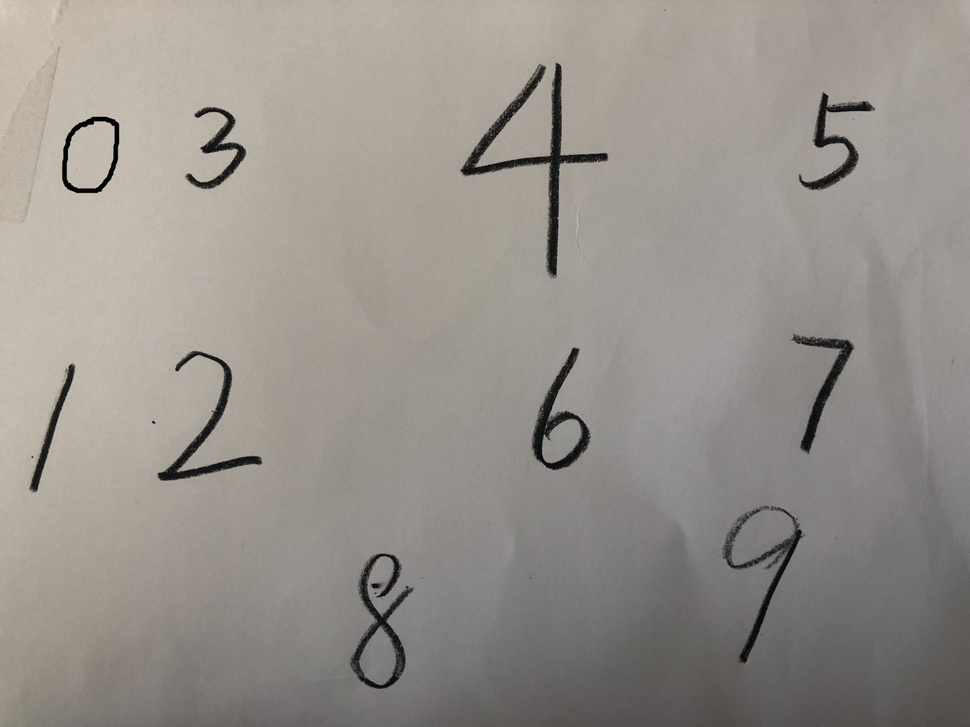
#> input picture test_figs/test.jpg, 970 x 727 px, shrunk from 1706 x 1279 before the run, found by its file name
$ python preprocess.py   (older library calls are emulated)
#> lines starting #> are read from the running program, lines starting #| are printed output that depends on the picture; after the words box and inside, x2 and y2 are one past the last pixel; in counts of white or black regions, pixels touching at a corner belong together
#!/usr/bin/env python3
# -*- coding: utf-8 -*-
"""
改进版手写数字图片预处理工具
==============================
核心改进：
  1. 初始中值滤波 → 预先去除椒盐噪声，保护边缘
  2. Retinex 光照归一化 → 大幅提升阴影去除效果
  3. Sauvola 局部自适应阈值 → 完美应对非均匀光照
  4. 自动伽马校正 → 调整整体对比度和亮度
  5. 边缘保持去噪 → 去噪同时不模糊数字边缘
  6. 连通域分析 (8连通) → 确保数字完整性，防止断笔分割
  7. 形态学闭运算和膨胀 → 修复笔画断裂和填充小孔
  8. 多策略自动选择 → 自适应不同图片质量

输出：背景纯白(255)、数字纯黑(0)
"""

import cv2
import numpy as np
import os
import sys # Added for preview
try:
    import matplotlib.pyplot as plt
    MATPLOTLIB_AVAILABLE = True
except ImportError:
    MATPLOTLIB_AVAILABLE = False


# ============================================================
#                        核心处理函数
# ============================================================

def read_image_grayscale(input_path):
    """读取图片并转为灰度图"""
    img = cv2.imread(input_path, cv2.IMREAD_COLOR)
    if img is None:
        raise FileNotFoundError(f"无法读取图片: {input_path}")
    gray = cv2.cvtColor(img, cv2.COLOR_BGR2GRAY)
    return img, gray


def illumination_normalize(gray, kernel_ratio=0.04):
    """
    Retinex 光照归一化
    原理：用大核高斯模糊估计光照背景，然后用除法归一化。
    参数:
        kernel_ratio: 高斯核大小 = max(h,w) * kernel_ratio
                      值越大，估计的背景越平滑，0.04 是经验最优值
    """
    h, w = gray.shape[:2]
    # 核大小必须是奇数，至少为 3
    kernel_size = max(3, int(min(h, w) * kernel_ratio))
    kernel_size = kernel_size if kernel_size % 2 == 1 else kernel_size + 1

    # 用大高斯模糊估计光照背景
    background = cv2.GaussianBlur(gray, (kernel_size, kernel_size), 0)

    # 除法归一化（避免除零）
    background = np.where(background < 1, 1, background)
    normalized = gray.astype(np.float32) / background.astype(np.float32)

    # 缩放到 [0, 255]
    normalized = normalized * 128  # 中位亮度
    normalized = np.clip(normalized, 0, 255).astype(np.uint8)

    return normalized


def auto_gamma_correction(gray):
    """
    自动伽马校正
    根据图像的亮度分布自动决定是否需要伽马校正。
    """
    mean_val = np.mean(gray)

    if mean_val < 80:
        gamma = 0.6  # 大幅提亮暗图
    elif mean_val < 110:
        gamma = 0.8  # 轻微提亮
    elif mean_val > 170:
        gamma = 1.4  # 压暗过亮图
    elif mean_val > 140:
        gamma = 1.2  # 轻微压暗
    else:
        return gray  # 亮度合适，不需校正

    # 应用伽马校正
    inv_gamma = 1.0 / gamma
    table = np.array([(i / 255.0) ** inv_gamma * 255
                      for i in range(256)]).astype(np.uint8)
    return cv2.LUT(gray, table)


def denoise_bilateral(gray):
    """
    边缘保持去噪 (双边滤波)
    去噪的同时保留边缘，适合手写数字。
    """
    return cv2.bilateralFilter(gray, d=5, sigmaColor=20, sigmaSpace=20)


def sauvola_threshold(gray, window_size=25, k=0.2, r=128):
    """
    Sauvola 局部自适应阈值
    对每个像素，在其局部窗口内计算阈值，擅长处理非均匀光照文档。
    """
    # 局部均值
    mean = cv2.boxFilter(gray, cv2.CV_32F, (window_size, window_size))
    # 局部平方均值
    sq_mean = cv2.boxFilter(gray.astype(np.float32) ** 2, cv2.CV_32F,
                            (window_size, window_size))
    # 局部标准差
    variance = sq_mean - mean ** 2
    variance = np.maximum(variance, 0)  # 防止浮点误差导致负数
    std = np.sqrt(variance)

    # Sauvola 阈值公式
    threshold = mean * (1.0 + k * (std / r - 1.0))

    # 二值化：像素值 < 阈值 → 前景（数字），否则 → 背景
    binary = (gray.astype(np.float32) < threshold).astype(np.uint8) * 255

    return binary


def clean_binary(binary, min_area=50, close_kernel_size=3, dilate_strength=1, connectivity=8):
    """
    二值图清理与笔画修复

    步骤：
      1. 去除小面积噪声（连通域分析）
      2. 形态学闭运算填充笔画中的小孔
      3. 可选膨胀修复断裂笔画

    参数:
        binary:              输入二值图像 (前景255, 背景0)
        min_area:            最小连通域面积，小于此值的被视为噪声
        close_kernel_size:   闭运算核大小，用于填充内部小孔
        dilate_strength:     膨胀迭代次数，用于加粗笔画和连接断裂
        connectivity:        连通域分析的连通性 (4 或 8)。8连通更适合手写数字。
    """
    # 此时 binary: 数字=255(白)，背景=0(黑)

    # --- 1. 连通域分析，去除小噪声 ---
    # 使用 8 连通，更能连接对角线相连的笔画，减少数字被拆分成多个小块
    num_labels, labels, stats, _ = cv2.connectedComponentsWithStats(
        binary, connectivity=connectivity)
    cleaned = np.zeros_like(binary)

    for i in range(1, num_labels):
        area = stats[i, cv2.CC_STAT_AREA]
        if area >= min_area:
            cleaned[labels == i] = 255

    # --- 2. 闭运算：先膨胀后腐蚀，填充笔画内部小孔 ---
    if close_kernel_size > 0:
        # 核大小必须是奇数
        k = close_kernel_size if close_kernel_size % 2 == 1 else close_kernel_size + 1
        if k < 1: k = 1 # Minimum kernel size
        kernel = cv2.getStructuringElement(cv2.MORPH_ELLIPSE, (k, k))
        cleaned = cv2.morphologyEx(cleaned, cv2.MORPH_CLOSE, kernel)

    # --- 3. 可选膨胀，修复断裂笔画 ---
    if dilate_strength > 0:
        # 使用 2x2 核进行膨胀，避免过粗
        kernel_d = np.ones((2, 2), np.uint8)
        cleaned = cv2.dilate(cleaned, kernel_d, iterations=dilate_strength)

    # --- 4. 反转为：背景白(255)，数字黑(0) ---
    final = cv2.bitwise_not(cleaned)

    return final


# ============================================================
#                        质量评估
# ============================================================

def assess_binary_quality(binary):
    """
    评估二值化质量，返回 0~1 之间的分数
    指标：
      - 前景占比是否合理（5%~40%，过高说明噪声多，过低说明数字丢失）
    """
    # binary: 数字=255(前景)，背景=0
    fg_ratio = np.mean(binary > 0)

    # 前景占比评分 (最佳 5%~40%)
    if 0.05 <= fg_ratio <= 0.40:
        ratio_score = 1.0
    elif fg_ratio < 0.05:
        ratio_score = fg_ratio / 0.05
    else:
        ratio_score = max(0, 1.0 - (fg_ratio - 0.40) / 0.30)

    return ratio_score


# ============================================================
#                        主处理函数
# ============================================================

def preprocess_handwritten_image(
        input_path,
        output_path=None,
        strategy='auto',  # 'auto', 'sauvola', 'otsu', 'adaptive'
        median_blur_ksize=3, # NEW: 初始中值滤波核大小
        remove_illumination=True,
        auto_gamma=True,
        denoise=True,
        sauvola_k=0.25,
        sauvola_window=31,
        dilate_strength=1,
        min_noise_area=30,
        close_morph_kernel=3, # NEW: 闭运算核大小
        connectivity=8, # NEW: 连通域分析连通性
        show_preview=True,
        verbose=True,
):
    """
    手写数字图片预处理主函数（改进版）

    参数:
        input_path:          输入图片路径
        output_path:         输出路径 (None 则自动生成)
        strategy:            二值化策略 ('sauvola' | 'otsu' | 'adaptive' | 'auto')
        median_blur_ksize:   初始中值滤波核大小 (奇数，>=3)。设置为 0 或 1 则跳过。
        remove_illumination: 是否做光照归一化（强烈建议开启）
        auto_gamma:          是否自动伽马校正
        denoise:             是否去噪 (双边滤波)
        sauvola_k:           Sauvola灵敏度参数 (0.1~0.5，越小数字越粗)
        sauvola_window:      Sauvola窗口大小 (必须奇数，越大越平滑)
        dilate_strength:     形态学膨胀强度 (0=不膨胀，1=轻度，2=中度)
        min_noise_area:      最小连通域面积（小于此值的视为噪声）
        close_morph_kernel:  形态学闭运算核大小 (奇数，>=1)，用于填充笔画内部小孔。
        connectivity:        连通域分析的连通性 (4 或 8)。8连通更适合手写数字。
        show_preview:        是否显示处理预览图 (需要 matplotlib)
        verbose:             是否打印详细日志

    返回:
        (final_image, metadata_dict)
    """
#> called with strategy = 'auto', median_blur_ksize = 3, remove_illumination = True, auto_gamma = True, denoise = True, sauvola_k = 0.25, sauvola_window = 31, dilate_strength = 1
    if verbose:
        print("=" * 55)
        print("  手写数字预处理 (改进版)")
        print("=" * 55)

    # ---- Step 1: 读取图片 ----
    if verbose:
        print("[1/7] 读取图片...")
    original, gray = read_image_grayscale(input_path)
#> in read_image_grayscale, img is the input picture: shape (727, 970, 3); mean B, G, R 139.5, 145.7, 150.9
    h, w = gray.shape[:2]
    if verbose:
        print(f"      尺寸: {w}x{h}, 亮度均值: {np.mean(gray):.1f}")
#|       尺寸: 970x727, 亮度均值: 146.5

    # ---- Step 2: 初始中值滤波去噪 (NEW) ----
    if median_blur_ksize > 1 and median_blur_ksize % 2 == 1:
        if verbose:
            print(f"[2/7] 初始中值滤波 (ksize={median_blur_ksize})...")
        gray = cv2.medianBlur(gray, median_blur_ksize)
    else:
        if verbose:
            print("[2/7] 跳过初始中值滤波")

    # ---- Step 3: 光照归一化 (Retinex) ----
    if remove_illumination:
        if verbose:
            print("[3/7] 光照归一化 (Retinex)...")
        gray = illumination_normalize(gray)
#> in illumination_normalize, `normalized = gray.astype(np.float32) / background.astype(np.float32)`:
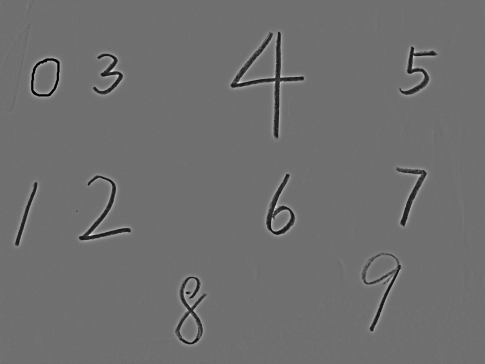
#> normalized: shape (727, 970) float32 (shown at 1/2 size); min 0, max 2.28, mean 0.996; drawn with min black and max white
    else:
        if verbose:
            print("[3/7] 跳过光照归一化")

    # ---- Step 4: 伽马校正 + 边缘保持去噪 ----
    if verbose:
        print("[4/7] 对比度调整 + 边缘保持去噪...")
    if auto_gamma:
        old_mean = np.mean(gray)
#> old_mean = 127.1
        gray = auto_gamma_correction(gray)
        new_mean = np.mean(gray)
#> new_mean = 127.1
        if verbose and abs(old_mean - new_mean) > 3:
            print(f"      自动伽马校正: 均值 {old_mean:.0f} → {new_mean:.0f}")

    if denoise:
        gray = denoise_bilateral(gray)

    # ---- Step 5: 二值化 (多策略自动选择) ----
    if verbose:
        print(f"[5/7] 二值化 (策略: {strategy})...")

    if strategy == 'auto':
        candidates = {}
        # 策略A: Sauvola (k=0.2, 较敏感)
        bin_a = sauvola_threshold(gray, window_size=sauvola_window, k=0.20)
#> in sauvola_threshold, `binary = (gray.astype(np.float32) < threshold).astype(np.uint8) * 255`:
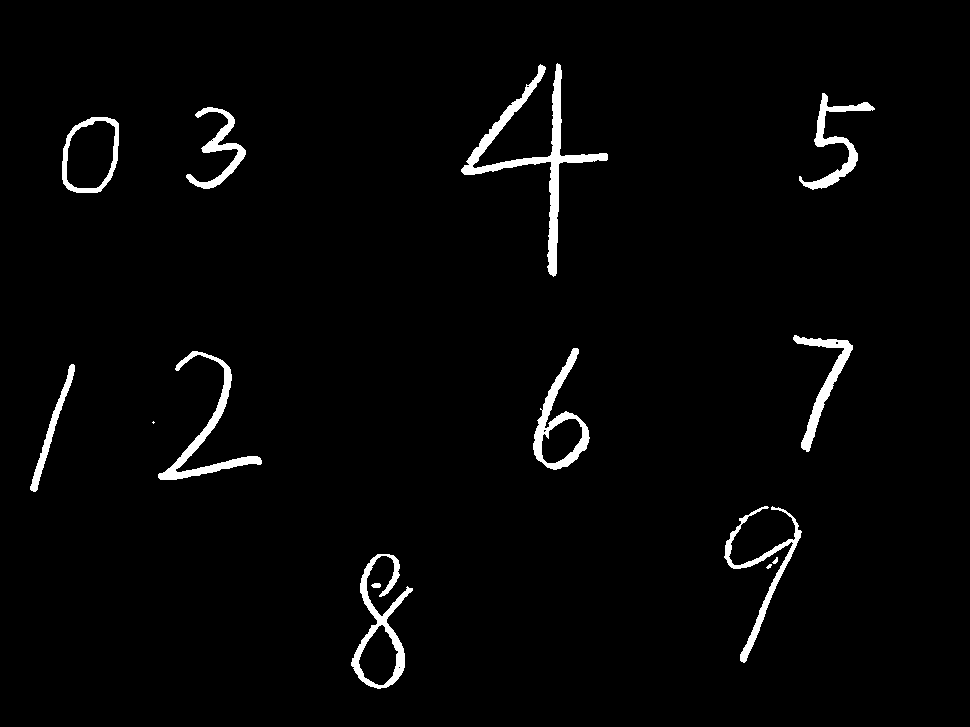
#> binary: shape (727, 970); 2.5% white; 14 white regions (2 under 20 px), largest, box (x1, y1, x2, y2) and area: (461, 63, 608, 277) 3848, (351, 554, 413, 689) 2043, (158, 351, 262, 480) 2011
        candidates['sauvola_k0.20'] = (bin_a, assess_binary_quality(bin_a))
#> in assess_binary_quality, `fg_ratio = np.mean(binary > 0)`: fg_ratio = 0.0249
#> in assess_binary_quality, `ratio_score = fg_ratio / 0.05`: ratio_score = 0.498
        # 策略B: Sauvola (k=0.35, 较保守)
        bin_b = sauvola_threshold(gray, window_size=sauvola_window, k=0.35)
#> call 2 of sauvola_threshold, with window_size = 31, k = 0.35, r = 128
#> in sauvola_threshold (call 2), `threshold = mean * (1.0 + k * (std / r - 1.0))`:
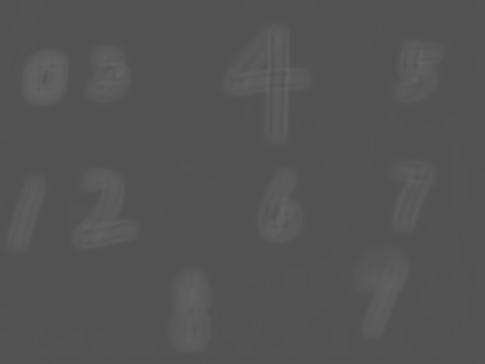
#> threshold: shape (727, 970) float32 (shown at 1/2 size); min 81.16, max 101.7, mean 84.3
        candidates['sauvola_k0.35'] = (bin_b, assess_binary_quality(bin_b))
        # 策略C: Otsu
        _, bin_c = cv2.threshold(gray, 0, 255, cv2.THRESH_BINARY_INV + cv2.THRESH_OTSU)
#> bin_c: shape (727, 970); 2.3% white; 22 white regions (5 under 20 px), largest, box (x1, y1, x2, y2) and area: (461, 63, 608, 275) 3536, (158, 351, 262, 480) 1909, (352, 554, 413, 689) 1751
        candidates['otsu'] = (bin_c, assess_binary_quality(bin_c))
        # 策略D: 自适应阈值 (高斯加权)
        bin_d = cv2.adaptiveThreshold(gray, 255, cv2.ADAPTIVE_THRESH_GAUSSIAN_C, cv2.THRESH_BINARY_INV, 21, 4)
#> bin_d: shape (727, 970); 3.2% white; 346 white regions (273 under 20 px), largest, box (x1, y1, x2, y2) and area: (461, 63, 608, 277) 3782, (350, 554, 413, 689) 2016, (158, 351, 262, 480) 1987
        candidates['adaptive'] = (bin_d, assess_binary_quality(bin_d))

        # 选择得分最高的
        best_name = max(candidates, key=lambda k: candidates[k][1])
#> best_name = 'adaptive'
        binary = candidates[best_name][0]
        if verbose:
            for name, (_, score) in candidates.items():
                marker = " ✓" if name == best_name else ""
                print(f"      {name}: 质量评分 {score:.3f}{marker}")
#> this loop made 4 passes
#> (name, score, marker) on passes 1 to 4: ('sauvola_k0.20', 0.498, ''), ('sauvola_k0.35', 0.465, ''), ('otsu', 0.453, ''), ('adaptive', 0.645, ' ✓')
#> (printed output is left out)
            print(f"      自动选择: {best_name}")
#|       自动选择: adaptive

    elif strategy == 'sauvola':
        binary = sauvola_threshold(gray, window_size=sauvola_window, k=sauvola_k)
    elif strategy == 'otsu':
        _, binary = cv2.threshold(gray, 0, 255, cv2.THRESH_BINARY_INV + cv2.THRESH_OTSU)
    elif strategy == 'adaptive':
        binary = cv2.adaptiveThreshold(gray, 255, cv2.ADAPTIVE_THRESH_GAUSSIAN_C, cv2.THRESH_BINARY_INV, 21, 4)
    else:
        raise ValueError(f"未知策略: {strategy}")

    # ---- Step 6: 形态学清理 & 笔画修复 ----
    if verbose:
        print("[6/7] 形态学清理 & 笔画修复...")
    cleaned = clean_binary(binary,
                           min_area=min_noise_area,
                           close_kernel_size=close_morph_kernel,
                           dilate_strength=dilate_strength,
                           connectivity=connectivity)
#> in clean_binary, `num_labels, labels, stats, _ = cv2.connectedComponentsWithStats( binar..`:
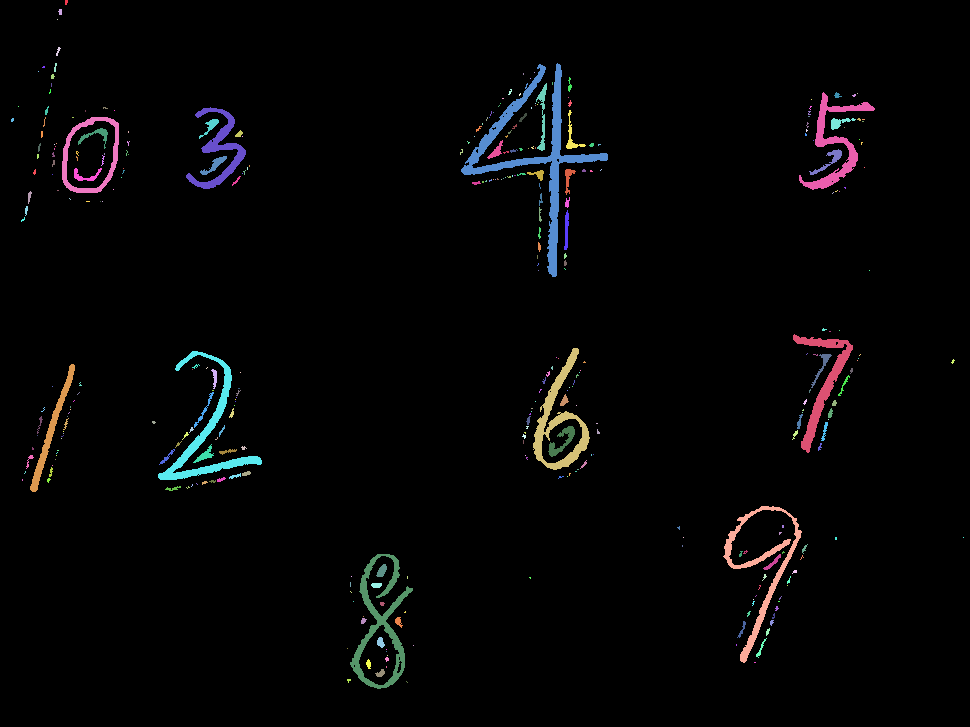
#> labels: shape (727, 970) int32; 347 distinct labels, from 0 to 346; one colour per label, 0 black
#> in clean_binary, `num_labels, labels, stats, _ = cv2.connectedComponentsWithStats( binar..`: num_labels = 347; stats = 347 rows, first 6: [0, 0, 970, 727, 682440], [65, 0, 3, 5, 13], [58, 9, 4, 6, 19], [57, 19, 1, 1, 1], [56, 47, 5, 9, 20], [54, 63, 3, 9, 17]
#> the loop in clean_binary, `for i in range(1, num_labels):` made 346 passes
#> area on passes 4, 6, 12: 20, 3782, 31
#> in clean_binary, `cleaned = cv2.dilate(cleaned, kernel_d, iterations=dilate_strength)`:
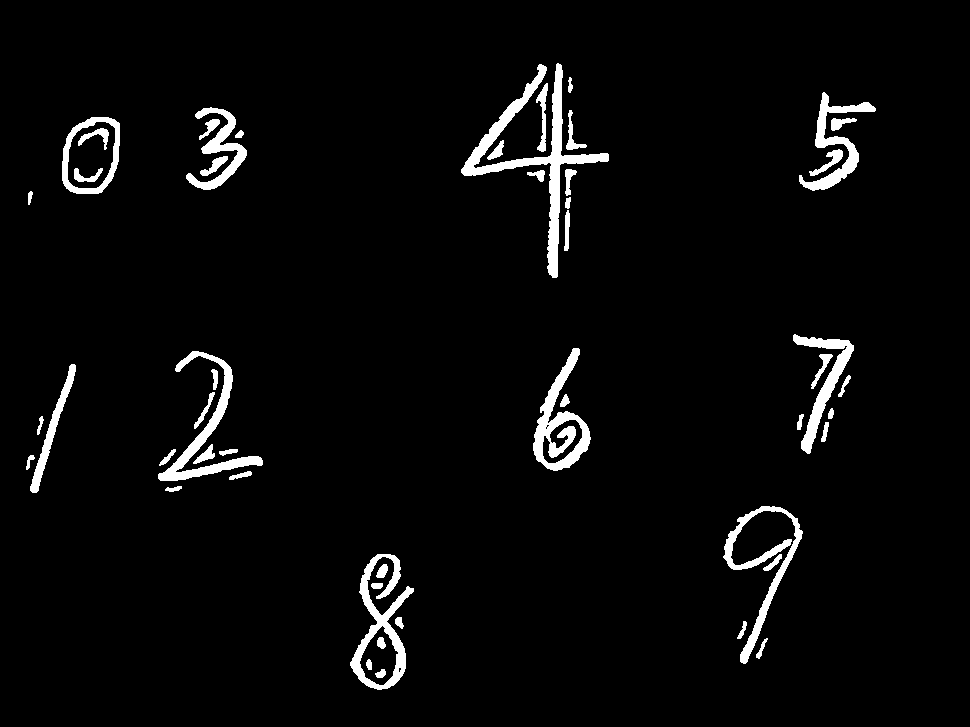
#> cleaned: shape (727, 970); 3.7% white; 50 white regions, largest, box (x1, y1, x2, y2) and area: (461, 63, 609, 278) 4443, (533, 348, 591, 471) 2554, (350, 554, 414, 690) 2521

    # ---- Step 7: 保存结果 ----
    if verbose:
        print("[7/7] 保存结果...")
    if output_path is None:
        base, ext = os.path.splitext(input_path)
        output_path = f"{base}_processed{ext}"

    cv2.imwrite(output_path, cleaned)

    if verbose:
        fg_ratio = 1.0 - np.mean(cleaned > 127)
#> fg_ratio = 0.0372
        print(f"\n  ✅ 完成! 输出: {output_path}")
        print(f"     前景(数字)占比: {fg_ratio:.1%}")
#|      前景(数字)占比: 3.7%
        print(f"     背景颜色: 白色(255), 数字颜色: 黑色(0)")
        print("=" * 55)

    # ---- 可选：预览 ----
    if show_preview and MATPLOTLIB_AVAILABLE:
        preview(original, cleaned)
    elif show_preview and not MATPLOTLIB_AVAILABLE:
        print("\n[WARN] 无法显示预览图：未安装 matplotlib 库。请安装：pip install matplotlib\n")


    metadata = {
        'output_path': output_path,
        'strategy': strategy,
        'image_size': (w, h),
        'fg_ratio': 1.0 - np.mean(cleaned > 127),
        'params': {
            'median_blur_ksize': median_blur_ksize,
            'remove_illumination': remove_illumination,
            'auto_gamma': auto_gamma,
            'denoise': denoise,
            'sauvola_k': sauvola_k,
            'sauvola_window': sauvola_window,
            'dilate_strength': dilate_strength,
            'min_noise_area': min_noise_area,
            'close_morph_kernel': close_morph_kernel,
            'connectivity': connectivity,
        }
    }

    return cleaned, metadata


# ============================================================
#                        可视化预览
# ============================================================

def preview(original, processed):
    """并排显示原图与处理结果"""
    if not MATPLOTLIB_AVAILABLE:
        return

    fig, axes = plt.subplots(1, 2, figsize=(14, 6))

    # 原图
    orig_rgb = (cv2.cvtColor(original, cv2.COLOR_BGR2RGB)
                if len(original.shape) == 3 else original)
    axes[0].imshow(orig_rgb, cmap='gray')
    axes[0].set_title('原始图片', fontsize=14)
    axes[0].axis('off')

    # 处理结果
    axes[1].imshow(processed, cmap='gray', vmin=0, vmax=255)
    axes[1].set_title('处理后 (背景白·数字黑)', fontsize=14)
    axes[1].axis('off')

    plt.tight_layout()
    plt.show()


# ============================================================
#                        批量处理
# ============================================================

# [25 lines left out: function batch_process, not called in this run]


# ============================================================
#                      使用示例
# ============================================================

if __name__ == "__main__":
    # =========== 单张图片处理 ===========
    preprocess_handwritten_image(
        input_path=r"C:\Develop\python\python_study\lab10\test_figs\test.jpg",  # ← 改成你的图片路径
        output_path=r"C:\Develop\python\python_study\lab10\test_figs\pre_out.jpg",  # 输出路径（可选）
        strategy='auto',  # 'sauvola' | 'otsu' | 'adaptive' | 'auto'
        median_blur_ksize=3, # NEW: 初始中值滤波核大小 (奇数，>=3)。设置为 0 或 1 则跳过。
        remove_illumination=True,  # 光照归一化（强烈推荐）
        auto_gamma=True,  # 自动伽马校正
        denoise=True,  # 边缘保持去噪
        sauvola_k=0.25,  # Sauvola 灵敏度 (0.15~0.40)
        sauvola_window=31,  # 窗口大小 (15~51, 奇数)
        dilate_strength=1,  # 笔画加粗 (0~2)
        min_noise_area=30,  # 噪声过滤阈值
        close_morph_kernel=3, # NEW: 闭运算核大小 (奇数，>=1)
        connectivity=8, # NEW: 连通域分析连通性 (4 或 8)。8连通更适合手写数字。
        show_preview=True,  # 显示对比图
    )

    # =========== 快速调参建议 ===========
    #
    # 如果数字笔画断裂、太细：
    #   → 尝试增大 dilate_strength=2, 减小 sauvola_k=0.15
    #   → 尝试增大 close_morph_kernel=5, 确保 connectivity=8
    #
    # 如果背景有大量噪声：
    #   → 尝试增大 min_noise_area=80, 增大 sauvola_k=0.35
    #   → 尝试增大 median_blur_ksize=5
    #
    # 如果阴影仍然存在：
    #   → 确保 remove_illumination=True, 尝试增大 sauvola_window=51
    #
    # 如果数字边缘模糊：
    #   → 确保 denoise=True (双边滤波)，尝试减小 median_blur_ksize=3
    #   → 尝试 strategy='auto' 让程序自动选择最佳策略
    #
    # ====================================
